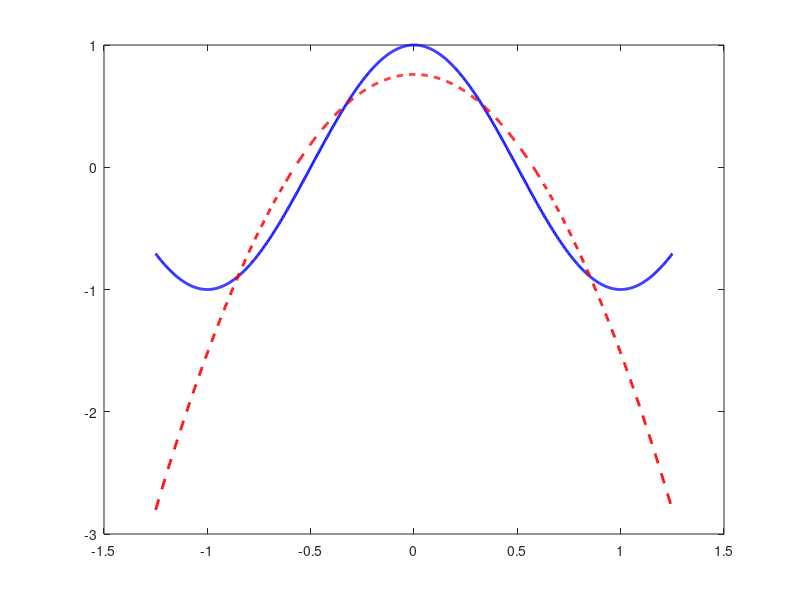

Write MATLAB code to recreate this figure. (Note: this script raises an error after producing the figure.)

 figure(1), clf
 xx = linspace(-1.25,1.25,1000)';
  
 plot(xx,cos(pi*xx), 'b-','linewidth',2), hold on
 plot(xx,15/(2*pi*pi)*(1-3*xx.^2), 'r--','linewidth',2)
 legend('cos(\pi x)', 'approximation',2)
 set(gca,'fontsize',15)
 axis([-1.25 1.25 -1.25 1.25])
 print -depsc2 legendre
